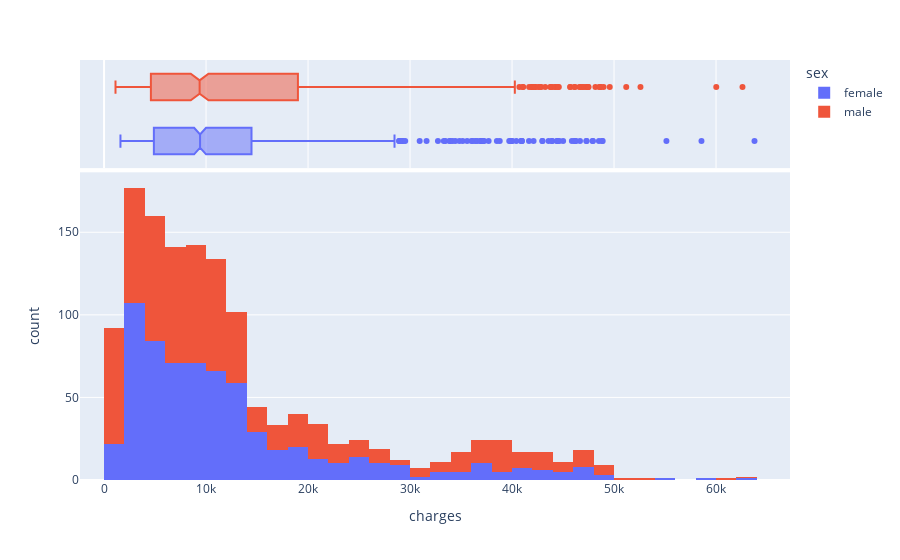

The code cell stored with this chart in its notebook:
### Code cell
px.histogram(data_frame = df, x = 'charges', color='sex', marginal='box')

### Figure 1 — Plotly figure (JSON) as saved in the notebook; plotly's stock layout.template omitted (floating-point values rounded to 4 significant figures; data arrays with more than 128 entries replaced by an {"elided": "..."} marker saying what was removed)
{"data": [{"alignmentgroup": "True", "bingroup": "x", "hovertemplate": "sex=female<br>charges=%{x}<br>count=%{y}<extra></extra>", "legendgroup": "female", "marker": {"color": "#636efa"}, "name": "female", "offsetgroup": "female", "orientation": "v", "showlegend": true, "type": "histogram", "x": {"elided": "662 float values"}, "xaxis": "x", "yaxis": "y"}, {"alignmentgroup": "True", "hovertemplate": "sex=female<br>charges=%{x}<extra></extra>", "legendgroup": "female", "marker": {"color": "#636efa"}, "name": "female", "notched": true, "offsetgroup": "female", "showlegend": false, "type": "box", "x": {"elided": "662 float values"}, "xaxis": "x2", "yaxis": "y2"}, {"alignmentgroup": "True", "bingroup": "x", "hovertemplate": "sex=male<br>charges=%{x}<br>count=%{y}<extra></extra>", "legendgroup": "male", "marker": {"color": "#EF553B"}, "name": "male", "offsetgroup": "male", "orientation": "v", "showlegend": true, "type": "histogram", "x": {"elided": "676 float values"}, "xaxis": "x", "yaxis": "y"}, {"alignmentgroup": "True", "hovertemplate": "sex=male<br>charges=%{x}<extra></extra>", "legendgroup": "male", "marker": {"color": "#EF553B"}, "name": "male", "notched": true, "offsetgroup": "male", "showlegend": false, "type": "box", "x": {"elided": "676 float values"}, "xaxis": "x2", "yaxis": "y2"}], "layout": {"barmode": "relative", "legend": {"title": {"text": "sex"}, "tracegroupgap": 0}, "margin": {"t": 60}, "xaxis": {"anchor": "y", "domain": [0, 1], "title": {"text": "charges"}}, "xaxis2": {"anchor": "y2", "domain": [0, 1], "matches": "x", "showgrid": true, "showticklabels": false}, "yaxis": {"anchor": "x", "domain": [0, 0.7326], "title": {"text": "count"}}, "yaxis2": {"anchor": "x2", "domain": [0.7426, 1], "matches": "y2", "showgrid": false, "showline": false, "showticklabels": false, "ticks": ""}}}
